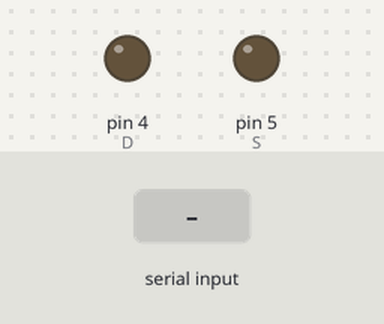
A sketch run on a simulated Arduino Uno, built with avr-gcc and run on an emulated ATmega328P. On the bench: output pins drawn as LEDs (lit = HIGH). The inputs (shaded band) are chosen by the test bench. What the sketch prints to the serial monitor is not drawn.

Above: at 1.2 s.
1.3 s: "L" received over Serial
At 2.2 s:
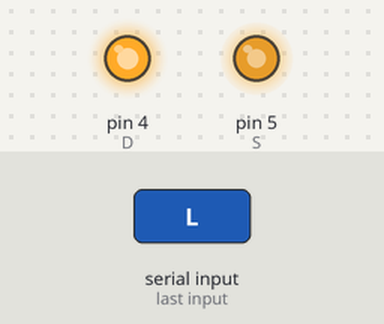
Timing chart, 0 to 4.3 s (numbered marks = the images above; inputs shaded):
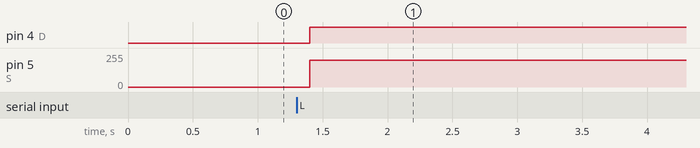

Measured:
- after the input at 1.3 s, pin 4 (D): LOW → HIGH after 0.10 s; pin 5 (S): 0/255 → 200/255 after 0.10 s

The sketch:

opt_st_check.ino
```cpp
#define S 5
#define D 4
#define OPT 0
volatile int count = 0;
char msg;

void inc()
{
  count++;
}

void setup() {
  Serial.begin(9600);
  pinMode(S, OUTPUT);
  pinMode(D, OUTPUT);
  attachInterrupt(digitalPinToInterrupt(OPT), inc, FALLING);
}

void loop() {

  if(Serial.available()>0){
    msg = Serial.read();
    count = 0;
  }
    if(msg == 'L')
    {
      left(200);
      while(count < 18)
      {
        Serial.println(count);
        delay(10);
      }
    }
    else if(msg == 'R')
    {
      while(count < 18)
      {
        right(200);
      }
    }
  digitalWrite(S, LOW);
  digitalWrite(D, LOW);
  Serial.println(count);
  delay(200);
}

int left(int sp){
  analogWrite(S, sp);
  digitalWrite(D, HIGH);
}

int right(int sp){
  analogWrite(S, sp);
  digitalWrite(D, LOW);
}
```
